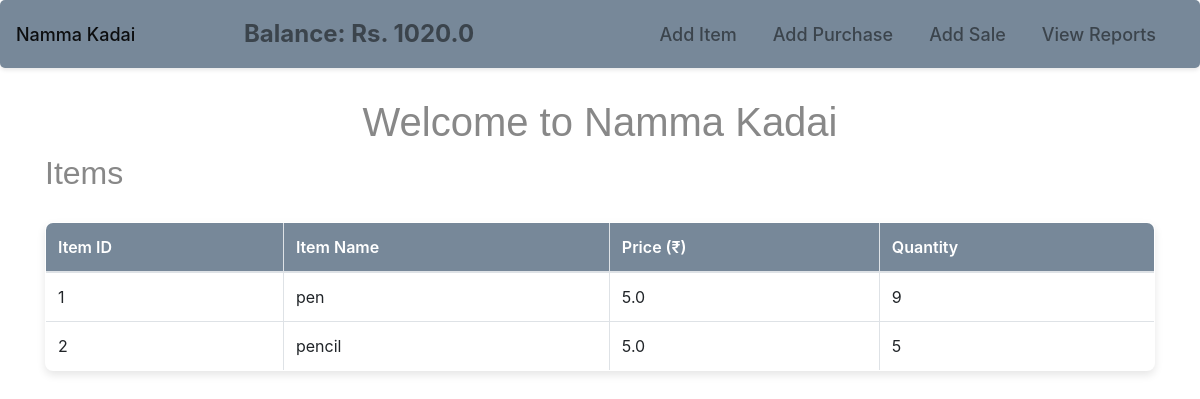
/, run on an earlier commit of the app's database.
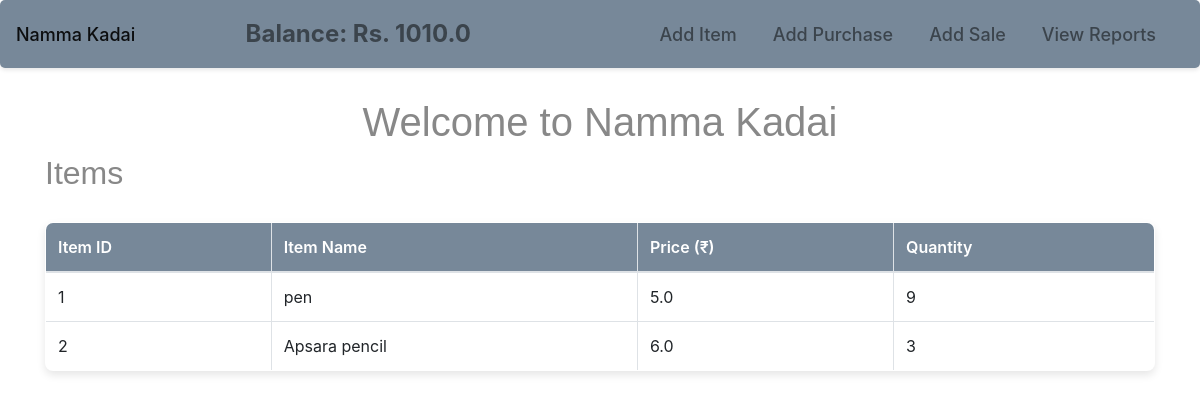
And on a later commit of the database.
### models.py (models this page shows)
class Company(db.Model):
    id = db.Column(db.Integer, primary_key=True)
    name = db.Column(db.String(50), unique=True, nullable=False)
    cash_balance = db.Column(db.Float, nullable=False, default=1000.0)

class Item(db.Model):
    id = db.Column(db.Integer, primary_key=True)
    name = db.Column(db.String(50), unique=True, nullable=False)
    price = db.Column(db.Float, nullable=False)
    qty = db.Column(db.Integer, nullable=False, default=0)

### app.py (the view)
@app.route('/')
def home():
    company = Company.query.first()
    items = Item.query.all()
    balance = company.cash_balance if company else 0
    return render_template('home.html', balance=balance, items=items)

### templates/home.html
{% extends "base.html" %}
{% block content %}
    <h1 class="text-center">Welcome to Namma Kadai</h1>
    <h2>Items</h2>
    <table class="table table-bordered">
        <thead>
            <tr>
                <th>Item ID</th>
                <th>Item Name</th>
                <th>Price (₹)</th>
                <th>Quantity</th>
            </tr>
        </thead>
        <tbody>
            {% for item in items %}
            <tr>
                <td>{{ item.id }}</td>
                <td>{{ item.name }}</td>
                <td>{{ item.price }}</td>
                <td>{{ item.qty }}</td>
            </tr>
            {% endfor %}
        </tbody>
    </table>
{% endblock %}

### templates/base.html (shortened to what this page needs)
<!DOCTYPE html>
<html lang="en">
<head>
    <link rel="stylesheet" href="{{ url_for('static', filename='styles.css') }}">
    <link rel="stylesheet" href="https://maxcdn.bootstrapcdn.com/bootstrap/4.5.2/css/bootstrap.min.css">
</head>
<body>
    <nav class="navbar navbar-expand-lg navbar-light" style="background-color: #778899;">
        <a class="navbar-brand" href="{{ url_for('home') }}">Namma Kadai</a>
        <div class="navbar-text mx-auto" style="font-size: 1.5rem; font-weight: bold;">
            Balance: Rs. {{ balance }}
        </div>
        <div class="navbar-nav ml-auto">
            <a class="nav-item nav-link" href="{{ url_for('add_item') }}">Add Item</a>
            <a class="nav-item nav-link" href="{{ url_for('add_purchase') }}">Add Purchase</a>
            <a class="nav-item nav-link" href="{{ url_for('add_sale') }}">Add Sale</a>
            <a class="nav-item nav-link" href="{{ url_for('view_reports') }}">View Reports</a>
        </div>
    </nav>
    <div class="container mt-4">
        {% block content %}{% endblock %}
    </div>
</body>
</html>

What changed in the data, as far as the page shows it:
changed Company: cash_balance "1020.0" → "1010.0"
changed Item id 2: name "pencil" → "Apsara pencil"; price "5.0" → "6.0"; qty "5" → "3"
